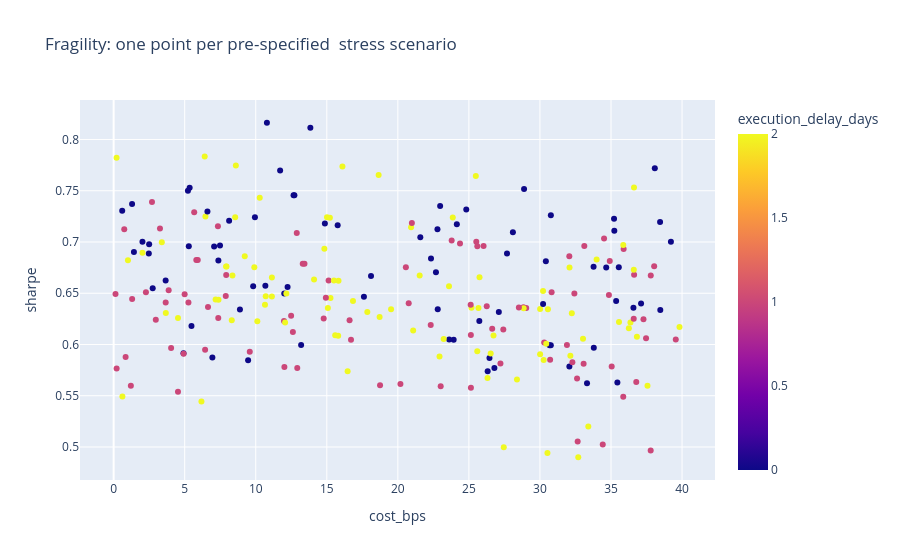

The code cell stored with this chart in its notebook:
### Code cell
# (2) Stress Test

scenarios = run_stress_test(price, n_scenarios=250, seed =7)
robustness_summary(scenarios)

px.scatter(
    scenarios, x='cost_bps', y = 'sharpe', color = 'execution_delay_days', 
    hover_data=['fast_window', 'slow_window', 'max_drawdown'],
    title = "Fragility: one point per pre-specified  stress scenario",
).show()

### Figure 1 — Plotly figure (JSON) as saved in the notebook; plotly's stock layout.template omitted (floating-point values rounded to 4 significant figures; data arrays with more than 128 entries replaced by an {"elided": "..."} marker saying what was removed)
{"data": [{"customdata": {"elided": "250x3 float values"}, "hovertemplate": "cost_bps=%{x}<br>sharpe=%{y}<br>fast_window=%{customdata[0]}<br>slow_window=%{customdata[1]}<br>max_drawdown=%{customdata[2]}<br>execution_delay_days=%{marker.color}<extra></extra>", "legendgroup": "", "marker": {"color": {"elided": "250 int values"}, "coloraxis": "coloraxis", "symbol": "circle"}, "mode": "markers", "name": "", "orientation": "v", "showlegend": false, "type": "scatter", "x": {"elided": "250 float values"}, "xaxis": "x", "y": {"elided": "250 float values"}, "yaxis": "y"}], "layout": {"coloraxis": {"colorbar": {"title": {"text": "execution_delay_days"}}, "colorscale": [[0, "#0d0887"], [0.1111, "#46039f"], [0.2222, "#7201a8"], [0.3333, "#9c179e"], [0.4444, "#bd3786"], [0.5556, "#d8576b"], [0.6667, "#ed7953"], [0.7778, "#fb9f3a"], [0.8889, "#fdca26"], [1, "#f0f921"]]}, "legend": {"tracegroupgap": 0}, "title": {"text": "Fragility: one point per pre-specified  stress scenario"}, "xaxis": {"anchor": "y", "domain": [0, 1], "title": {"text": "cost_bps"}}, "yaxis": {"anchor": "x", "domain": [0, 1], "title": {"text": "sharpe"}}}}
